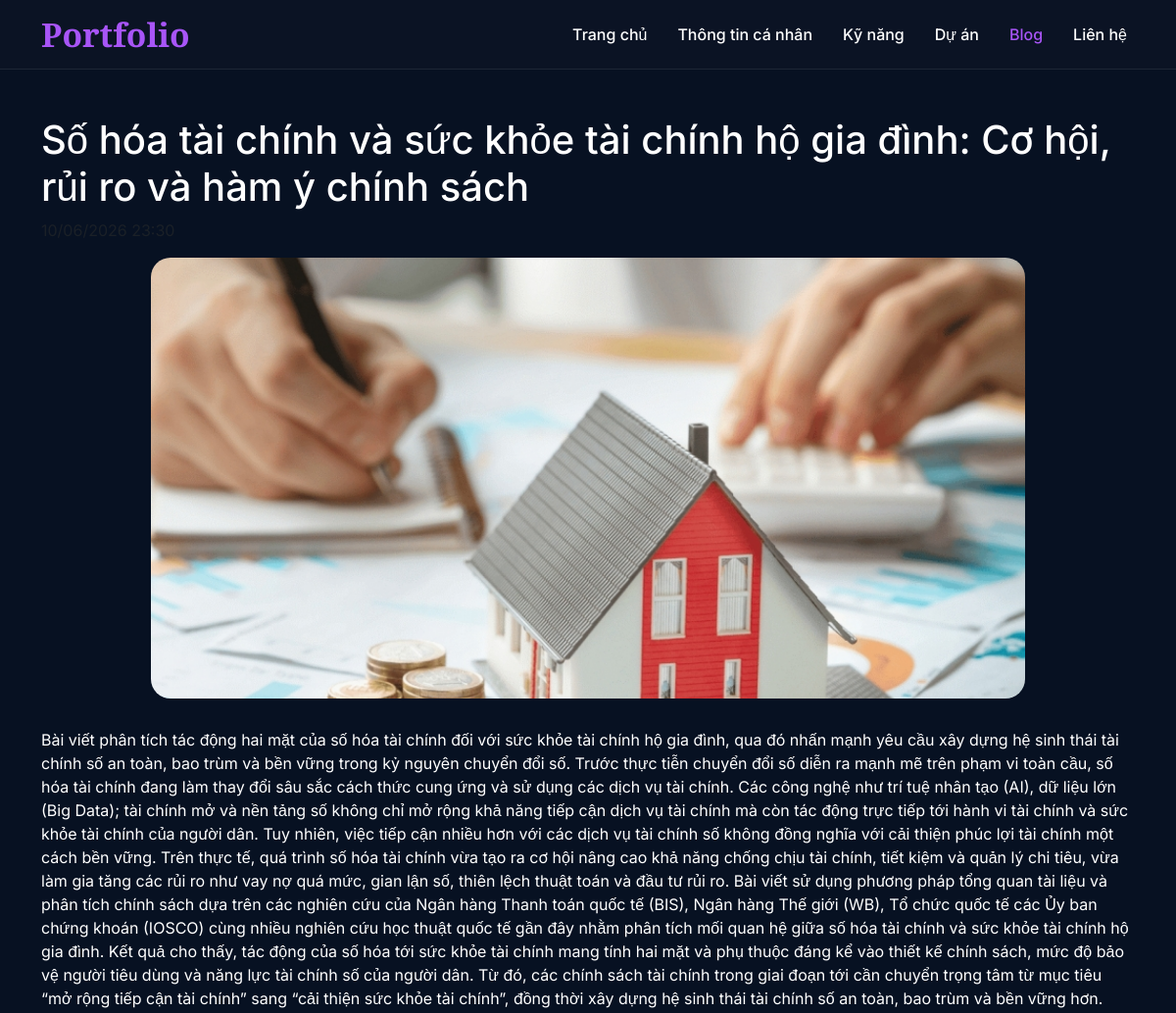
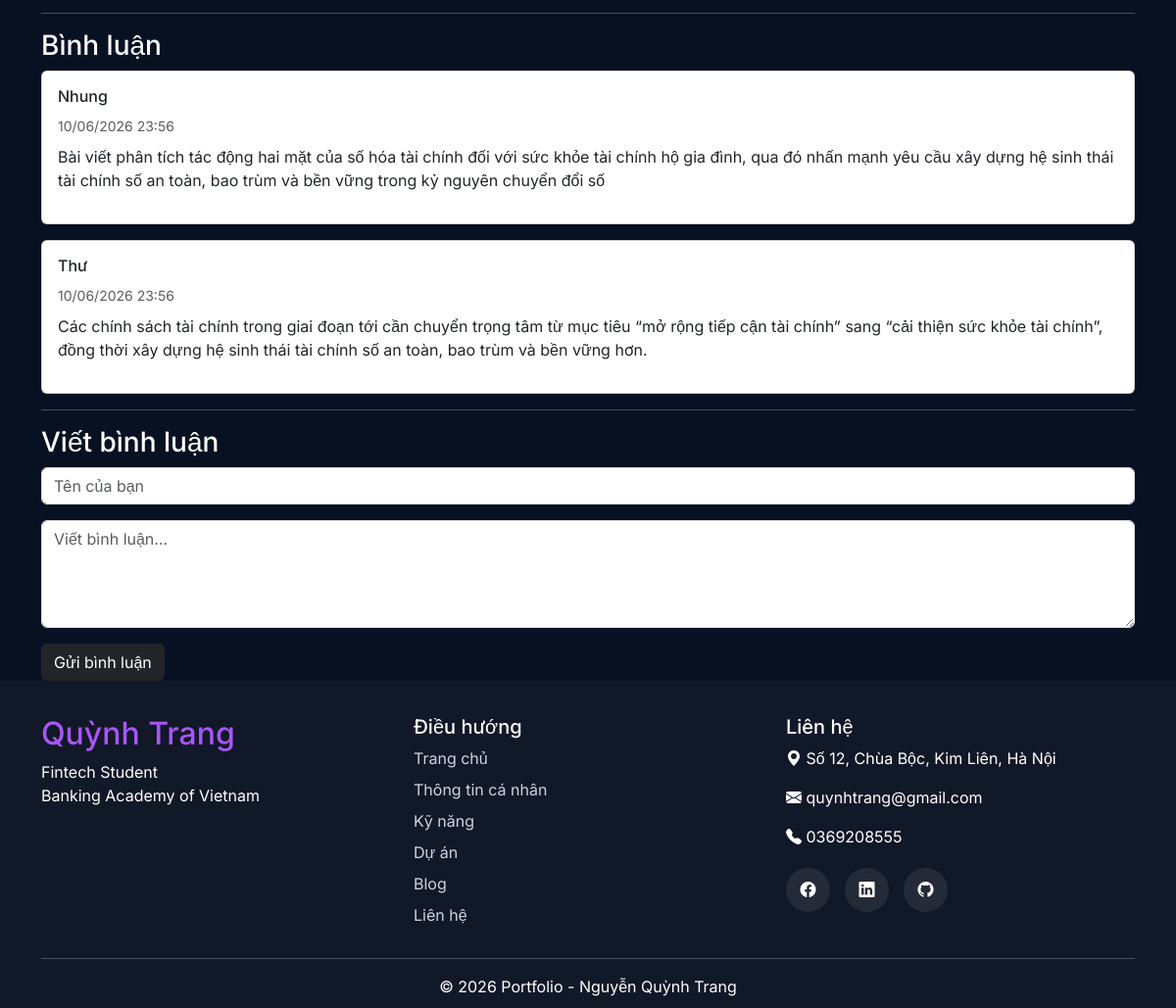
The app's page /blog/4/ with its own data (2 pictures, top to bottom).
### blog/models.py (models this page shows, shortened)
class BlogPost(models.Model):
    title = models.CharField(max_length=200)
    image = models.ImageField(upload_to='blog/')
    content = models.TextField()
    created_at = models.DateTimeField(auto_now_add=True)

class Comment(models.Model):
    blog = models.ForeignKey(BlogPost, on_delete=models.CASCADE, related_name='comments')
    name = models.CharField(max_length=100)
    content = models.TextField()
    created_at = models.DateTimeField(auto_now_add=True)

### blog/views.py (the view)
# urls.py: path('<int:pk>/', views.blog_detail, name='blog_detail'),
def blog_detail(request, pk):
    blog = get_object_or_404(BlogPost, pk=pk)
    if request.method == 'POST':
        form = CommentForm(request.POST)
        if form.is_valid():
            comment = form.save(commit=False)
            comment.blog = blog
            comment.save()
            return redirect('blog_detail', pk=pk)
    else:
        form = CommentForm()
    return render(request, 'blog/blog_detail.html', {'blog': blog, 'form': form})

### blog/forms.py
class CommentForm(forms.ModelForm):
    class Meta:
        model = Comment
        fields = [
            'name',
            'content'
        ]
        labels = {
            'name': 'Họ và tên',
            'content': 'Bình luận'
        }

### blog/templates/blog/blog_detail.html (shortened to what this page needs)
{% extends 'base.html' %}
{% block content %}
<div class="container mt-5">
    <h1>{{ blog.title }}</h1>
    <p class="text-muted">{{ blog.created_at|date:"d/m/Y H:i" }}</p>
    <img src="{{ blog.image.url }}" class="detail-image">
    <p>{{ blog.content }}</p>
    <hr>
    <h3>Bình luận</h3>
    {% for comment in blog.comments.all %}
    <div class="card mb-3">
        <div class="card-body">
            <h6>{{ comment.name }}</h6>
            {% load tz %}
            <small class="text-muted">{{ comment.created_at|date:"d/m/Y H:i" }}</small>
            <p class="mt-2">{{ comment.content }}</p>
        </div>
    </div>
    {% empty %}
    <p>Chưa có bình luận nào.</p>
    {% endfor %}
    <hr>
    <h3>Viết bình luận</h3>
    <form method="POST">
        <div class="mb-3">
            <input
                type="text"
                name="name"
                class="form-control"
                placeholder="Tên của bạn"
                required>
        </div>
        <div class="mb-3">
            <textarea
                name="content"
                class="form-control"
                rows="4"
                placeholder="Viết bình luận..."
                required></textarea>
        </div>
        <button type="submit" class="btn btn-dark">Gửi bình luận</button>
    </form>
</div>
{% endblock %}

### static/css/style.css (style rules this page uses)
body { font-family: 'Inter', sans-serif; background:#071122; color:white; }
.detail-image { width:80%; max-height:450px; object-fit:cover; display:block; margin:0 auto 30px; border-radius:20px; }

### records on screen
BlogPost: title "Số hóa tài chính và sức khỏe tài chính hộ gia đình: Cơ hội, rủi ro và hàm ý chính sách", image (picture), content "Bài viết phân tích tác động hai mặt của số hóa tài chính đối với sức khỏe tài chính hộ gia đình, qua đó nhấn mạnh yêu cầu xây dựng hệ sinh thái tài chính số an toàn, bao trùm và bền vững trong kỷ nguyên chuyển đổi số. Trước thực tiễn chuyển đổi số diễn ra mạnh mẽ trên phạm vi toàn cầu, số hóa tài chính đang làm thay đổi sâu sắc cách thức cung ứng và sử dụng các dịch vụ tài chính. Các công nghệ như trí tuệ nhân tạo (AI), dữ liệu lớn (Big Data); tài chính mở và nền tảng số không chỉ mở rộng khả năng tiếp cận dịch vụ tài chính mà còn tác động trực tiếp tới hành vi tài chính và sức khỏe tài chính của người dân. Tuy nhiên, việc tiếp cận nhiều hơn với các dịch vụ tài chính số không đồng nghĩa với…"
Comment: name "Nhung", created_at "10/06/2026 23:56", content "Bài viết phân tích tác động hai mặt của số hóa tài chính đối với sức khỏe tài chính hộ gia đình, qua đó nhấn mạnh yêu cầu xây dựng hệ sinh thái tài chính số an toàn, bao trùm và bền vững trong kỷ nguyên chuyển đổi số"
Comment: name "Thư", created_at "10/06/2026 23:56", content "Các chính sách tài chính trong giai đoạn tới cần chuyển trọng tâm từ mục tiêu “mở rộng tiếp cận tài chính” sang “cải thiện sức khỏe tài chính”, đồng thời xây dựng hệ sinh thái tài chính số an toàn, bao trùm và bền vững hơn."
